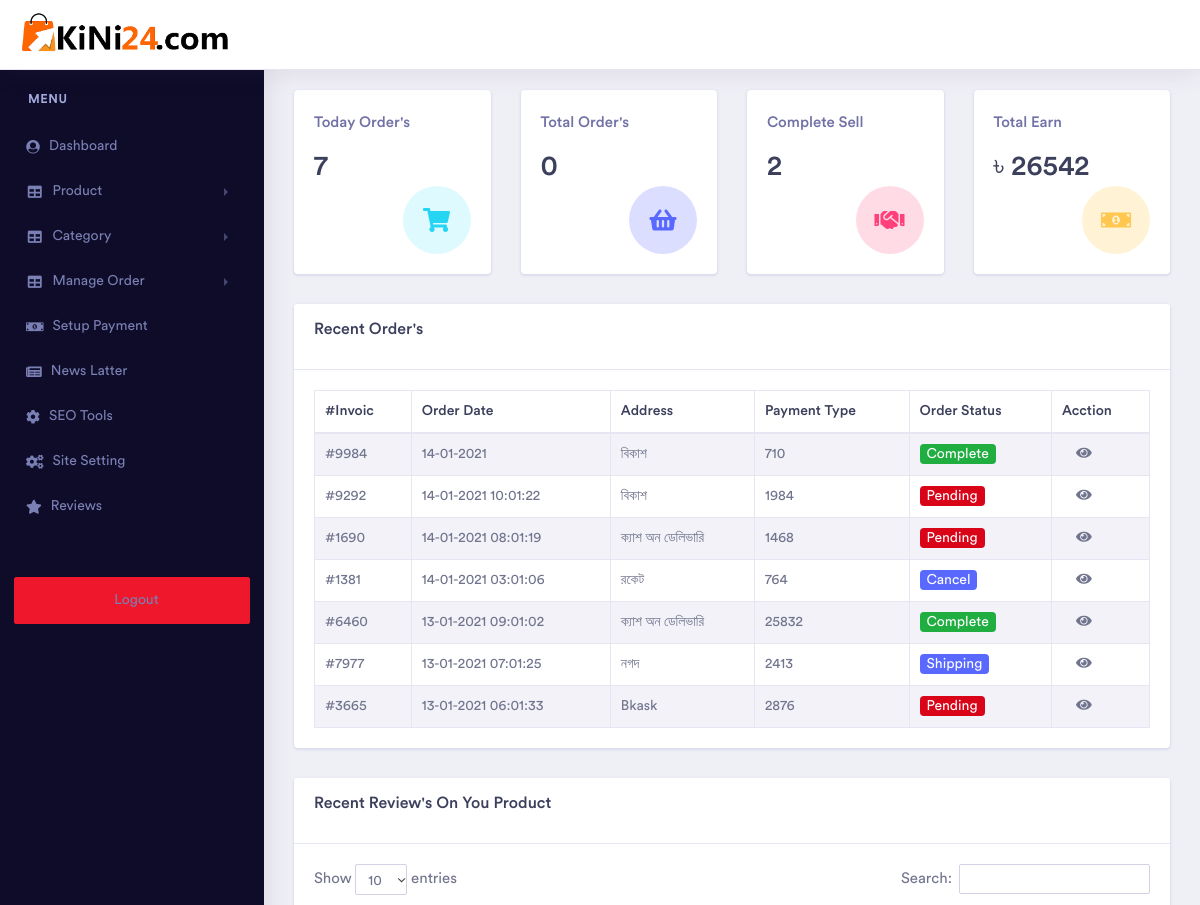
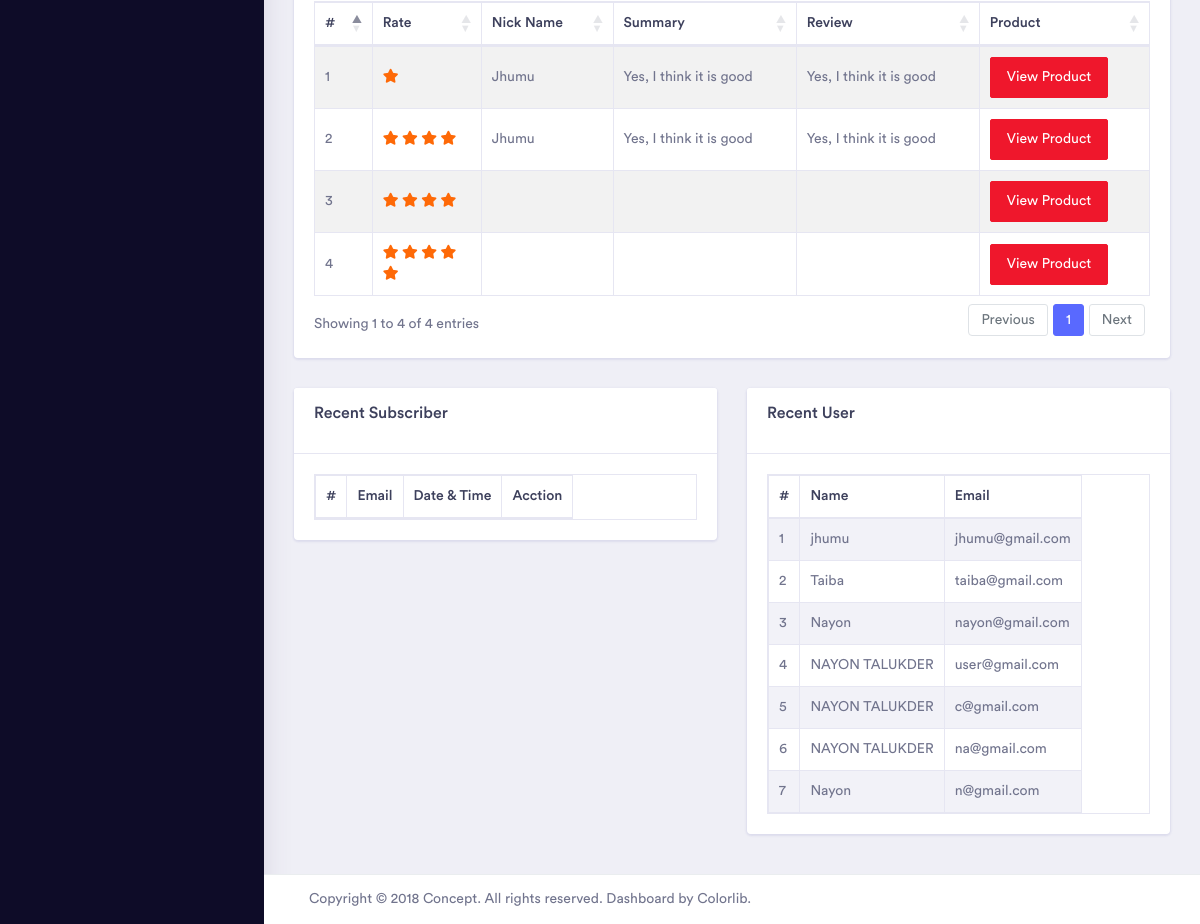
Screenshot of /admin/dashboard.php (signed in) with the database file from the repository (2 pictures, top to bottom).
### tables this page shows
CREATE TABLE `tbl_order` (
  `id` int(11) NOT NULL,
  `user_id` int(11) NOT NULL,
  `user_name` varchar(255) NOT NULL,
  `user_compay_name` varchar(255) NOT NULL,
  `user_email` varchar(255) NOT NULL,
  `user_cutry` varchar(255) NOT NULL,
  `user_city` varchar(255) NOT NULL,
  `user_state` varchar(255) NOT NULL,
  `user_number` varchar(255) NOT NULL,
  `user_address` varchar(255) NOT NULL,
  `zip` varchar(255) NOT NULL,
  `user_shoping_note` varchar(255) NOT NULL,
  `order_total_price` float NOT NULL,
  `paymet_status` varchar(255) NOT NULL,
  `payment_type` varchar(255) NOT NULL,
  `order_status` varchar(255) NOT NULL,
  `order_date` varchar(255) NOT NULL,
  `invoice` varchar(255) NOT NULL,
  `ship` varchar(255) NOT NULL
);

CREATE TABLE `tbl_review` (
  `id` int(11) NOT NULL,
  `pid` varchar(255) NOT NULL,
  `ret` int(11) NOT NULL,
  `nick` varchar(255) NOT NULL,
  `sum` varchar(255) NOT NULL,
  `rev` varchar(255) NOT NULL,
  `date` varchar(255) NOT NULL
);

CREATE TABLE `tbl_user` (
  `id` int(11) NOT NULL,
  `name` varchar(255) NOT NULL,
  `email` varchar(255) NOT NULL,
  `pass` varchar(255) NOT NULL
);

### admin/function.php (called while the page is built, shortened)
<?php
include 'lib/db.php';
$date = date("d-m-Y");
$sql = "SELECT COUNT(*) FROM `tbl_order`";
$result = mysqli_query($conn, $sql);
$row = mysqli_fetch_array($result);
$total_order = array_shift($row);
$sql = "SELECT COUNT(*) FROM `tbl_order` WHERE order_date = '$date' ";
$result = mysqli_query($conn, $sql);
$row = mysqli_fetch_array($result);
$today_order = array_shift($row);
$sql = "SELECT COUNT(*) FROM `tbl_order` WHERE order_status = 'Complete' ";
$result = mysqli_query($conn, $sql);
$row = mysqli_fetch_array($result);
$complet_order = array_shift($row);
$sql = "SELECT SUM(order_total_price) FROM `tbl_order` WHERE order_status = 'Complete' ";
$result = mysqli_query($conn, $sql);
$row = mysqli_fetch_array($result);
$total_erning = array_shift($row);
?>

### admin/dashboard.php (the view, shortened to what this page needs)
<?php
include 'lib/db.php';
include 'function.php';
include 'inc/header.php';
if(isset($_SESSION['id']) && !empty($_SESSION['id'])){
?>
<?php include 'inc/side-bar.php';?>
<div class="dashboard-wrapper">
    <div class="dashboard-ecommerce">
        <div class="container-fluid dashboard-content ">
        <div class="row">
                        <div class="col-xl-3 col-lg-6 col-md-6 col-sm-12 col-12">
                            <div class="card">
                                <div class="card-body">
                                    <div class="d-inline-block">
                                        <h5 class="text-muted">Today Order's</h5>
                                        <h2 class="mb-0"> <?= $total_order;?></h2>
                                    </div>
                                    <div class="float-right icon-circle-medium  icon-box-lg  bg-info-light mt-1">
                                        <i class="fa fa-shopping-cart fa-fw fa-sm text-info"></i>
                                    </div>
                                </div>
                            </div>
                        </div>
                        <div class="col-xl-3 col-lg-6 col-md-6 col-sm-12 col-12">
                            <div class="card">
                                <div class="card-body">
                                    <div class="d-inline-block">
                                        <h5 class="text-muted">Total Order's</h5>
                                        <h2 class="mb-0"> <?= $today_order?></h2>
                                    </div>
                                    <div class="float-right icon-circle-medium  icon-box-lg  bg-primary-light mt-1">
                                        <i class="fa fa-shopping-basket fa-fw fa-sm text-primary"></i>
                                    </div>
                                </div>
                            </div>
                        </div>
                        <div class="col-xl-3 col-lg-6 col-md-6 col-sm-12 col-12">
                            <div class="card">
                                <div class="card-body">
                                    <div class="d-inline-block">
                                        <h5 class="text-muted">Complete Sell</h5>
                                        <h2 class="mb-0"><?= $complet_order?></h2>
                                    </div>
                                    <div class="float-right icon-circle-medium  icon-box-lg  bg-secondary-light mt-1">
                                        <i class="fa fa-handshake fa-fw fa-sm text-secondary"></i>
                                    </div>
                                </div>
                            </div>
                        </div>
                        <div class="col-xl-3 col-lg-6 col-md-6 col-sm-12 col-12">
                            <div class="card">
                                <div class="card-body">
                                    <div class="d-inline-block">
                                        <h5 class="text-muted">Total Earn</h5>
                                        <h2 class="mb-0"> ৳ <?= $total_erning?></h2>
                                    </div>
                                    <div class="float-right icon-circle-medium  icon-box-lg  bg-brand-light mt-1">
                                        <i class="fa fa-money-bill-alt fa-fw fa-sm text-brand"></i>
                                    </div>
                                </div>
                            </div>
                        </div>
                    </div>
        <div class="row">
            <div class="col-md-12">
       <div class="card">
           <div class="card-header">
               <h4>Recent Order's</h4>
           </div>
           <div class="card-body">
        <table class="table table-striped table-bordered" style="width:100%">
            <thead class="dash-tbl-head">
                <tr>
                    <th>#Invoic</th>
                    <th>Order Date</th>
                    <th>Address</th>
                    <th>Payment Type</th>
                    <th>Order Status</th>
                    <th>Acction</th>
                </tr>
            </thead>
            <tbody>
        <?php
$orderSQL = mysqli_query($conn, "SELECT * FROM tbl_order ORDER BY `id` DESC LIMIT 0,10 ");
if(mysqli_num_rows($orderSQL)>0){
while($orderinfo = mysqli_fetch_assoc($orderSQL)){
if($orderinfo['order_status'] == 'Pending'){
$badg = 'badge-danger';
}elseif($orderinfo['order_status'] == 'Complete'){
$badg = 'badge-success';
}else{
$badg = 'badge-primary';
}
?>
<tr>
<td>#<?= $orderinfo['invoice']?></td>
<td><?= $orderinfo['order_date']?></td>
<td><?= $orderinfo['payment_type']?></td>
<td><?= $orderinfo['order_total_price']?></td>
<td><a href="" class="badge <?= $badg?>"><?= $orderinfo['order_status']?></a></td>
<td>&nbsp;&nbsp; &nbsp;<a href="single-order.php?view_order=<?= $orderinfo['id']?>" class="fa fa-eye"></a> </td>
</tr>
<?php } }?>
            </tbody>
        </table>
           </div>
       </div>
            </div>
        </div>
         <div class="row">
            <div class="col-md-12">
             <div class="card">
           <div class="card-header">
               <h4>Recent Review's On You Product</h4>
           </div>
           <div class="card-body">
        <table id="example" class="table table-striped table-bordered" style="width:100%">
                                <thead>
                                    <tr>
                                        <th>#</th>
                                        <th>Rate</th>
                                        <th>Nick Name</th>
                                        <th>Summary </th>
                                        <th>Review</th>
                                        <th>Product</th>
                                    </tr>
                                </thead>
                                <tbody>
                            <?php
                $sr='0';
$sql =  "SELECT * FROM `tbl_review` ORDER BY `id` DESC";
 $res = mysqli_query($conn,$sql);
while($reviewinfo = mysqli_fetch_assoc($res)){
$sr++;
?>
      <tr>
          <td><?= $sr;?></td>
          <td><?php
                               if($reviewinfo['ret'] == '1'){
                                   echo '<i class="fa fa-star"></i>
                                        <i class="fa fa-star-o"></i>
                                        <i class="fa fa-star-o"></i>
                                        <i class="fa fa-star-o"></i>
                                        <i class="fa fa-star-o"></i>
                                   ';
                               }elseif($reviewinfo['ret'] == '4'){
                                   echo '<i class="fa fa-star"></i>
                                        <i class="fa fa-star"></i>
                                        <i class="fa fa-star"></i>
                                        <i class="fa fa-star"></i>
                                        <i class="fa fa-star-o"></i>
                                   ';
                               }elseif($reviewinfo['ret'] == '5'){
                                   echo '<i class="fa fa-star"></i>
                                        <i class="fa fa-star"></i>
                                        <i class="fa fa-star"></i>
                                        <i class="fa fa-star"></i>
                                        <i class="fa fa-star"></i>
                                   ';
                               }
                               ?></td>
          <td><?= $reviewinfo['nick']?></td>
          <td><?= $reviewinfo['sum']?></td>
          <td><?= $reviewinfo['rev']?></td>
          <td><a target="_blank" href="../single_product.php?product_id=<?= $reviewinfo['pid']?>" class="btn btn-danger">View Product</a></td>
      </tr>
      <?php }?>
                                </tbody>
                            </table>
           </div>
       </div>
            </div>
        </div>
        <div class="row">
            <div class="col-md-6">
    <div class="card">
           <div class="card-header">
               <h4>Recent Subscriber</h4>
           </div>
           <div class="card-body">
                            <table class="table-responsive table table-striped table-bordered" style="width:100%">
                                <thead>
                                    <tr>
                                        <th>#</th>
                                        <th>Email</th>
                                        <th>Date & Time</th>
                                        <th>Acction</th>
                                    </tr>
                                </thead>
                </table>
           </div>
       </div>
            </div>
           <div class="col-md-6">
    <div class="card">
           <div class="card-header">
               <h4>Recent User</h4>
           </div>
           <div class="card-body">
                            <table class="table-responsive table table-striped table-bordered" style="width:100%">
                                <thead>
                                    <tr>
                                        <th>#</th>
                                        <th>Name</th>
                                        <th>Email</th>
                                    </tr>
                                </thead>
                                <tbody>
<?php
 $sr = '0';
$tbl_user = mysqli_query($conn, "SELECT * FROM `tbl_user` ORDER BY `tbl_user`.`id` DESC LIMIT 0,10 ");
        if(mysqli_num_rows($tbl_user)>0){
            while($userinfo = mysqli_fetch_assoc($tbl_user)){
                $sr++;
      ?>
      <tr>
          <td><?= $sr;?></td>
          <td><?= $userinfo['name']?></td>
          <td><?= $userinfo['email']?></td>
      </tr>
      <?php } }?>
                    </tbody>
                </table>
           </div>
       </div>
            </div>
        </div>
        </div>
    </div>
<?php include 'inc/footer.php';
    }else{
    echo '<script>window.location.href = "index.php";</script>';
}
    ?>

### rows the page displays
tbl_order: invoice "9984", order_date "14-01-2021", payment_type "বিকাশ", order_total_price "710", order_status "Complete"
tbl_order: invoice "9292", order_date "14-01-2021 10:01:22", payment_type "বিকাশ", order_total_price "1984", order_status "Pending"
tbl_order: invoice "1690", order_date "14-01-2021 08:01:19", payment_type "ক্যাশ অন ডেলিভারি", order_total_price "1468", order_status "Pending"
tbl_order: invoice "1381", order_date "14-01-2021 03:01:06", payment_type "রকেট", order_total_price "764", order_status "Cancel"
tbl_order: invoice "6460", order_date "13-01-2021 09:01:02", payment_type "ক্যাশ অন ডেলিভারি", order_total_price "25832", order_status "Complete"
tbl_order: invoice "7977", order_date "13-01-2021 07:01:25", payment_type "নগদ", order_total_price "2413", order_status "Shipping"
tbl_order: invoice "3665", order_date "13-01-2021 06:01:33", payment_type "Bkask", order_total_price "2876", order_status "Pending"
tbl_review: ret 1 (drawn), nick "Jhumu", sum "Yes, I think it is good", rev "Yes, I think it is good"
tbl_review: ret 4 (drawn), nick "Jhumu", sum "Yes, I think it is good", rev "Yes, I think it is good"
tbl_review: ret 4 (drawn)
tbl_review: ret 5 (drawn)
tbl_user: name "jhumu", email "jhumu@gmail.com"
tbl_user: name "Taiba", email "taiba@gmail.com"
tbl_user: name "Nayon", email "nayon@gmail.com"
tbl_user: name "NAYON TALUKDER", email "user@gmail.com"
tbl_user: name "NAYON TALUKDER", email "c@gmail.com"
tbl_user: name "NAYON TALUKDER", email "na@gmail.com"
tbl_user: name "Nayon", email "n@gmail.com"

### other values shown
$total_order "7"
$today_order "0"
$complet_order "2"
$total_erning "26542"
